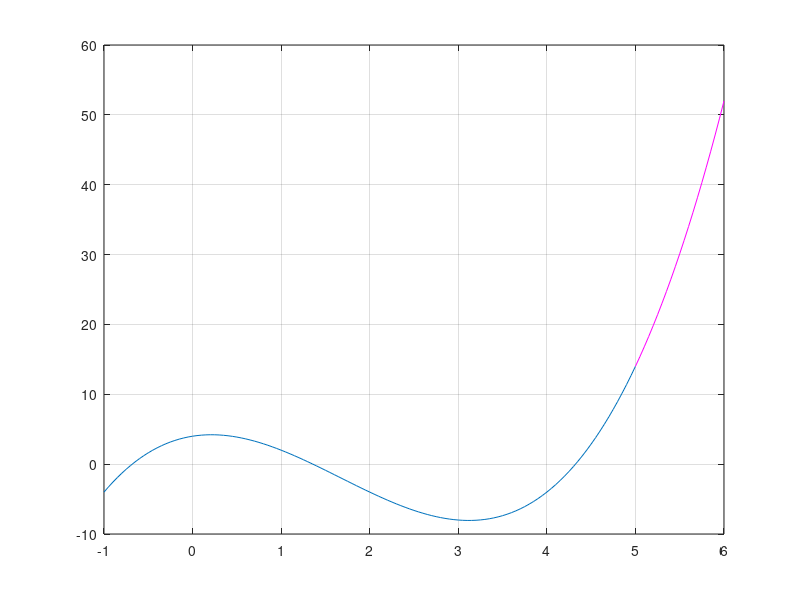

MATLAB code for this plot:
%% 1a
x=-1:.05:5;
y=x.^3-5*x.^2+2*x+4;
plot(x,y)
grid on 

%% 1b
p=[1 -5 2 4];
zeros=roots(p)
x_values=5:.05:6;
new_data=polyval(p,x_values)
hold on
plot(x_values,new_data,'m')